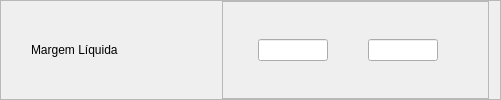
              <widget class="QFrame" name="fMargem">
               <property name="frameShape">
                <enum>QFrame::StyledPanel</enum>
               </property>
               <property name="frameShadow">
                <enum>QFrame::Raised</enum>
               </property>
               <layout class="QHBoxLayout" name="horizontalLayout_92">
                <property name="leftMargin">
                 <number>30</number>
                </property>
                <property name="topMargin">
                 <number>0</number>
                </property>
                <property name="bottomMargin">
                 <number>0</number>
                </property>
                <item>
                 <widget class="QLabel" name="label_58">
                  <property name="minimumSize">
                   <size>
                    <width>185</width>
                    <height>0</height>
                   </size>
                  </property>
                  <property name="maximumSize">
                   <size>
                    <width>185</width>
                    <height>150</height>
                   </size>
                  </property>
                  <property name="styleSheet">
                   <string notr="true">font: 14pt &quot;Segoe UI&quot;;</string>
                  </property>
                  <property name="text">
                   <string>Margem Líquida</string>
                  </property>
                  <property name="alignment">
                   <set>Qt::AlignLeading|Qt::AlignLeft|Qt::AlignVCenter</set>
                  </property>
                 </widget>
                </item>
                <item>
                 <widget class="QFrame" name="frame_74">
                  <property name="frameShape">
                   <enum>QFrame::StyledPanel</enum>
                  </property>
                  <property name="frameShadow">
                   <enum>QFrame::Raised</enum>
                  </property>
                  <layout class="QHBoxLayout" name="horizontalLayout_93">
                   <property name="spacing">
                    <number>0</number>
                   </property>
                   <property name="leftMargin">
                    <number>35</number>
                   </property>
                   <property name="topMargin">
                    <number>0</number>
                   </property>
                   <property name="rightMargin">
                    <number>50</number>
                   </property>
                   <property name="bottomMargin">
                    <number>0</number>
                   </property>
                   <item>
                    <widget class="QLineEdit" name="lineEdit_105">
                     <property name="maximumSize">
                      <size>
                       <width>70</width>
                       <height>16777215</height>
                      </size>
                     </property>
                    </widget>
                   </item>
                   <item>
                    <spacer name="horizontalSpacer_45">
                     <property name="orientation">
                      <enum>Qt::Horizontal</enum>
                     </property>
                     <property name="sizeType">
                      <enum>QSizePolicy::Expanding</enum>
                     </property>
                     <property name="sizeHint" stdset="0">
                      <size>
                       <width>40</width>
                       <height>20</height>
                      </size>
                     </property>
                    </spacer>
                   </item>
                   <item>
                    <widget class="QLineEdit" name="lineEdit_106">
                     <property name="maximumSize">
                      <size>
                       <width>70</width>
                       <height>16777215</height>
                      </size>
                     </property>
                    </widget>
                   </item>
                  </layout>
                 </widget>
                </item>
               </layout>
              </widget>
